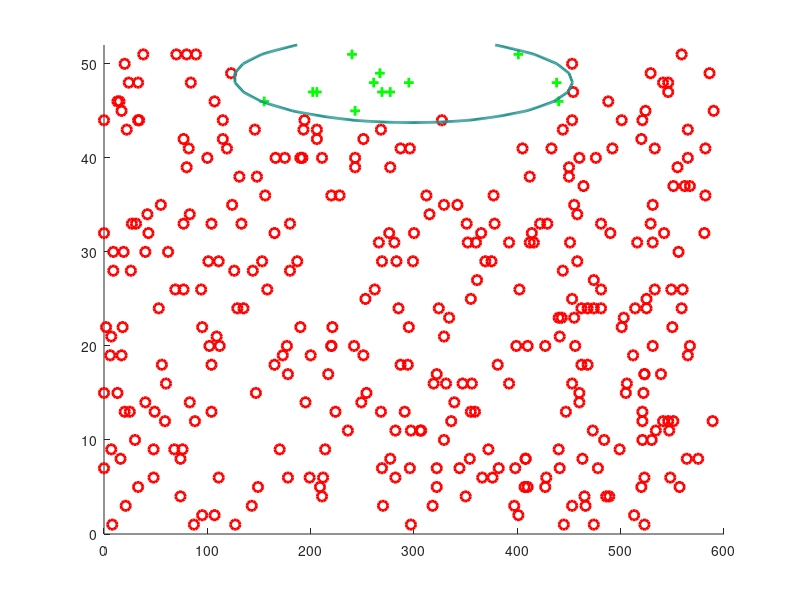

Here is the MATLAB script that generated this plot:
load("trainingData.txt");

%function for sigmoid calculation
function g = sigmoid(z)
	g = 1./(ones(size(z)) + exp(-z));
endfunction;

%function for calculating cost function and gradient
function [J, grad] = costFunction(theta, X, Y, lambda)
	m = length(Y);
	J = ((-1/m)*((Y'*log(sigmoid(X*theta)))+(1-Y)'*log(1-sigmoid(X*theta)))) + (0.5*lambda/m)*(theta'*theta - theta(1)*theta(1));
  temp = theta;
  temp(1) = 0;
  grad = (1/m)*(X'*(sigmoid(X*theta)-Y)) + (lambda/m)*temp;
endfunction;

function out = mapFeature(X1, X2)
  degree = 2;
  out = ones(size(X1(:,1)));
  for i = 1:degree
      for j = 0:i
          out(:, end+1) = (X1.^(i-j)).*(X2.^j);
      endfor;
  endfor;
endfunction;

X = trainingData(:, 1:2); %X without first column of all 1s
Y = trainingData(:, 3);
X = mapFeature(X(:,1), X(:,2));
initial_theta = zeros(size(X, 2), 1);
lambda = 0;

%minimising cost
options = optimset('GradObj', 'on', 'MaxIter', 400);
[theta, J] = fminunc(@(t)(costFunction(t, X, Y, lambda)), initial_theta, options);

%visualising training data
posY = trainingData(:, 1);
speed = trainingData(:, 2);
stat = trainingData(:, 3);
positive = find(stat == 1);
negative = find(stat == 0);
figure;
hold on;
plot(posY(positive), speed(positive), 'g+', 'LineWidth', 2, 'MarkerSize', 7);
plot(posY(negative), speed(negative), 'ro', 'LineWidth', 2, 'MarkerSize', 7);
u = linspace(0, 600, 601);
v = linspace(0, 52, 53);
z = zeros(length(u), length(v));
for i = 1:length(u)
  for j = 1:length(v)
    z(i,j) = mapFeature(u(i), v(j))*theta;
  end
end
z = z';
contour(u, v, z, [0, 0], 'LineWidth', 2)
hold off;

file = fopen("green.txt", "w");
for x = 0:591
  for y = 1:51
    if (mapFeature(x, y)*theta) >= 0
     fputs(file, num2str(x));
     fputs(file, " ");
     fputs(file, num2str(y));
     fputs(file, "\r\n");
    endif;
  endfor;
endfor;
fclose(file);